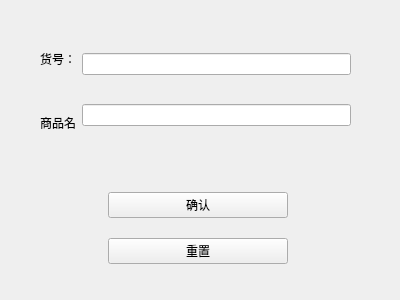
<?xml version="1.0" encoding="UTF-8"?>
<ui version="4.0">
 <class>lookfor</class>
 <widget class="QWidget" name="lookfor">
  <property name="geometry">
   <rect>
    <x>0</x>
    <y>0</y>
    <width>400</width>
    <height>300</height>
   </rect>
  </property>
  <property name="windowTitle">
   <string>Form</string>
  </property>
  <widget class="QWidget" name="layoutWidget">
   <property name="geometry">
    <rect>
     <x>108</x>
     <y>178</y>
     <width>181</width>
     <height>101</height>
    </rect>
   </property>
   <layout class="QVBoxLayout" name="verticalLayout_3">
    <item>
     <widget class="QPushButton" name="pushButton">
      <property name="maximumSize">
       <size>
        <width>180</width>
        <height>16777215</height>
       </size>
      </property>
      <property name="text">
       <string>确认</string>
      </property>
     </widget>
    </item>
    <item>
     <widget class="QPushButton" name="pushButton_2">
      <property name="maximumSize">
       <size>
        <width>180</width>
        <height>16777215</height>
       </size>
      </property>
      <property name="text">
       <string>重置</string>
      </property>
     </widget>
    </item>
   </layout>
  </widget>
  <widget class="QWidget" name="layoutWidget_2">
   <property name="geometry">
    <rect>
     <x>40</x>
     <y>30</y>
     <width>311</width>
     <height>121</height>
    </rect>
   </property>
   <layout class="QHBoxLayout" name="horizontalLayout">
    <item>
     <layout class="QVBoxLayout" name="verticalLayout">
      <item>
       <widget class="QLabel" name="label">
        <property name="text">
         <string>货号：</string>
        </property>
       </widget>
      </item>
      <item>
       <widget class="QLabel" name="label_2">
        <property name="text">
         <string>商品名</string>
        </property>
       </widget>
      </item>
     </layout>
    </item>
    <item>
     <layout class="QVBoxLayout" name="verticalLayout_2">
      <item>
       <widget class="QLineEdit" name="id"/>
      </item>
      <item>
       <widget class="QLineEdit" name="sprice"/>
      </item>
     </layout>
    </item>
   </layout>
  </widget>
 </widget>
 <resources/>
 <connections/>
</ui>
